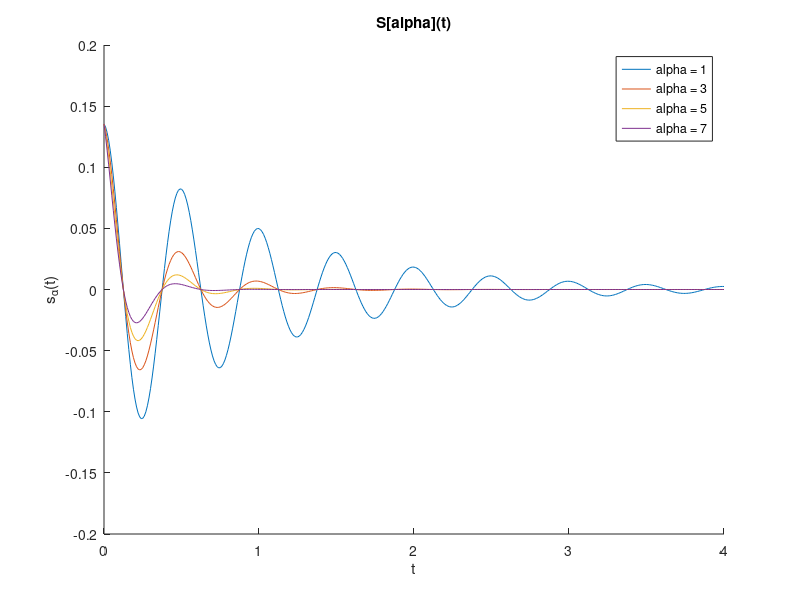

Here is the MATLAB script that generated this plot:
u = @(t) 1.0.*(t>=0);
t = [0:0.01:4]; 

alpha = [1, 3, 5, 7];
hold on;
    for i = 1:length(alpha) 
        s = exp(-2) .* exp(-alpha(i) .* t) .* cos(4 * pi * t) .* u(t);                                                  
        plot(t, s);                 %plot function
    end
xlabel('t');
ylabel('s_{\alpha}(t)');
legend('alpha = 1', 'alpha = 3', 'alpha = 5', 'alpha = 7');
title ('S[alpha](t)');


